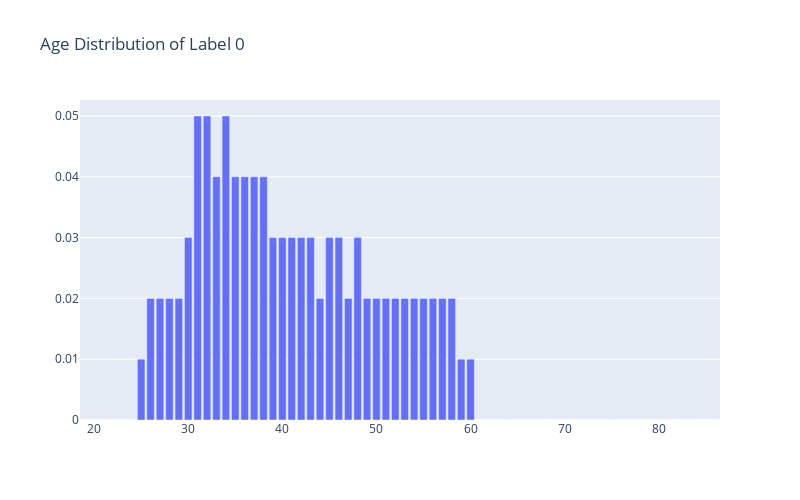

Notebook code cell kept with this figure:
### Code cell
temp = bank_data_L0.age.value_counts()

trace = go.Bar(x=temp.index,  y= np.round(temp.astype(float)/temp.values.sum(),2),
               text = np.round(temp.astype(float)/temp.values.sum(),2),
               textposition = 'inside',
               name = 'Age')
data = [trace]
layout = go.Layout(autosize=False, width=800, height=500,title = "Age Distribution of Label 0")

fig = go.Figure(data=data, layout=layout)
iplot(fig)
#del temp

### Figure 1 — Plotly figure (JSON) as saved in the notebook; plotly's stock layout.template omitted (floating-point values rounded to 4 significant figures)
{"data": [{"name": "Age", "text": [0.05, 0.05, 0.05, 0.04, 0.04, 0.04, 0.04, 0.04, 0.03, 0.03, 0.03, 0.03, 0.03, 0.03, 0.03, 0.03, 0.03, 0.02, 0.02, 0.02, 0.02, 0.02, 0.02, 0.02, 0.02, 0.02, 0.02, 0.02, 0.02, 0.02, 0.02, 0.02, 0.02, 0.01, 0.01, 0.01, 0, 0, 0, 0, 0, 0, 0, 0, 0, 0, 0, 0, 0, 0, 0, 0, 0, 0, 0, 0, 0, 0, 0, 0, 0, 0, 0, 0], "textposition": "inside", "type": "bar", "x": [34, 32, 31, 36, 33, 35, 37, 38, 30, 40, 42, 41, 39, 48, 46, 43, 45, 44, 49, 47, 50, 57, 28, 51, 29, 58, 27, 53, 55, 52, 26, 56, 54, 59, 60, 25, 24, 23, 61, 70, 66, 22, 21, 65, 64, 63, 62, 67, 69, 80, 72, 71, 73, 75, 77, 83, 19, 76, 78, 79, 20, 74, 86, 81], "y": [0.05, 0.05, 0.05, 0.04, 0.04, 0.04, 0.04, 0.04, 0.03, 0.03, 0.03, 0.03, 0.03, 0.03, 0.03, 0.03, 0.03, 0.02, 0.02, 0.02, 0.02, 0.02, 0.02, 0.02, 0.02, 0.02, 0.02, 0.02, 0.02, 0.02, 0.02, 0.02, 0.02, 0.01, 0.01, 0.01, 0, 0, 0, 0, 0, 0, 0, 0, 0, 0, 0, 0, 0, 0, 0, 0, 0, 0, 0, 0, 0, 0, 0, 0, 0, 0, 0, 0]}], "layout": {"autosize": false, "height": 500, "title": {"text": "Age Distribution of Label 0"}, "width": 800}}
